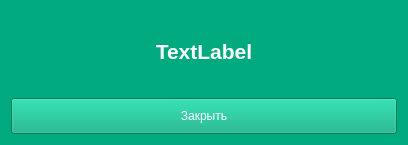
<?xml version="1.0" encoding="UTF-8"?>
<ui version="4.0">
 <class>Form</class>
 <widget class="QWidget" name="Form">
  <property name="geometry">
   <rect>
    <x>0</x>
    <y>0</y>
    <width>408</width>
    <height>145</height>
   </rect>
  </property>
  <property name="windowTitle">
   <string>Form</string>
  </property>
  <property name="styleSheet">
   <string notr="true">background-color: rgb(0, 170, 127);
color: rgb(255, 255, 255);</string>
  </property>
  <layout class="QVBoxLayout" name="verticalLayout">
   <item>
    <widget class="QLabel" name="l_popup_text">
     <property name="font">
      <font>
       <pointsize>16</pointsize>
       <weight>75</weight>
       <bold>true</bold>
      </font>
     </property>
     <property name="text">
      <string>TextLabel</string>
     </property>
     <property name="alignment">
      <set>Qt::AlignCenter</set>
     </property>
     <property name="wordWrap">
      <bool>true</bool>
     </property>
    </widget>
   </item>
   <item>
    <widget class="QPushButton" name="btn_close">
     <property name="font">
      <font>
       <pointsize>9</pointsize>
       <weight>50</weight>
       <bold>false</bold>
      </font>
     </property>
     <property name="styleSheet">
      <string notr="true">padding: 10px;</string>
     </property>
     <property name="text">
      <string>Закрыть</string>
     </property>
    </widget>
   </item>
  </layout>
 </widget>
 <resources/>
 <connections>
  <connection>
   <sender>btn_close</sender>
   <signal>clicked()</signal>
   <receiver>Form</receiver>
   <slot>close()</slot>
   <hints>
    <hint type="sourcelabel">
     <x>199</x>
     <y>79</y>
    </hint>
    <hint type="destinationlabel">
     <x>199</x>
     <y>49</y>
    </hint>
   </hints>
  </connection>
 </connections>
</ui>
